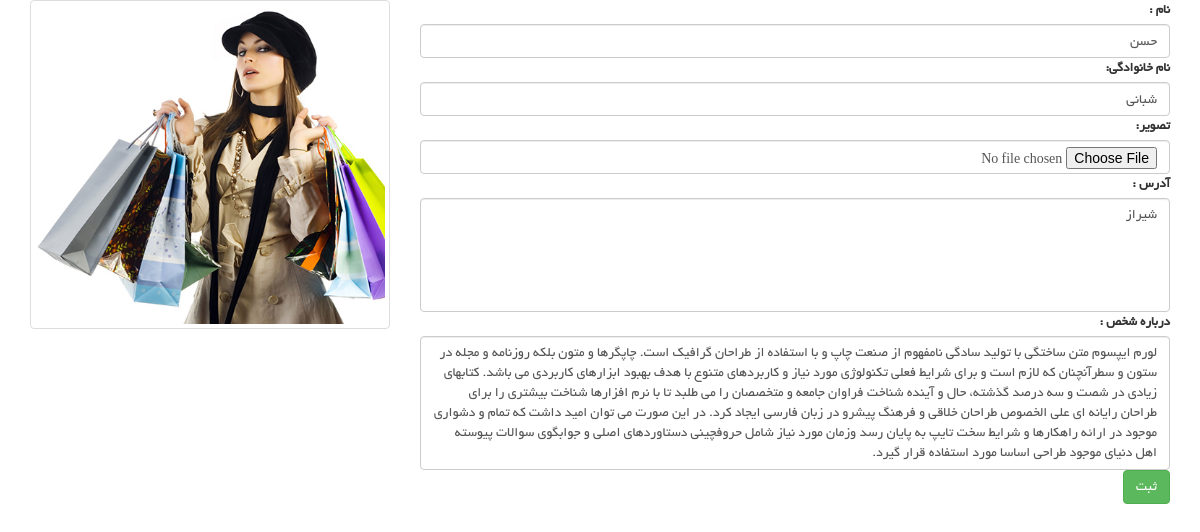
The app's page /user/edit-profile (signed in) with its own data.
### account_module/models.py (models this page shows, shortened)
class User(AbstractUser):
    avatar = models.ImageField(upload_to='images/Profile', verbose_name='تصویر آواتار', null=True, blank=True)
    email_active_code = models.CharField(max_length=100, verbose_name="کد فعال سازی ایمیل")
    about_user = models.TextField(null=True, blank=True, verbose_name='درباره کاربر')
    address = models.TextField(null=True, blank=True, verbose_name='آدرس')

### user_panel_module/views.py (the view, shortened to what this page needs)
# urls.py: path('edit-profile', views.EditUserProfilePage.as_view(), name='edit_profile_page'),
@method_decorator(login_required, name='dispatch')
class EditUserProfilePage(View):
    def get(self, request):
        current_user = User.objects.filter(id=request.user.id).first()
        edit_form = EditProfileModelForm(instance=current_user)
        context = {
            'form': edit_form,
            'current_user': current_user
        }
        return render(request, 'user_panel_module/edit_profile_page.html', context)

### user_panel_module/forms.py
class EditProfileModelForm(forms.ModelForm):
    class Meta:
        model = User
        fields = ['first_name', 'last_name', 'avatar', 'address', 'about_user']
        widgets = {
            'first_name': forms.TextInput(attrs={
                'class': 'form-control'
            }),
            'last_name': forms.TextInput(attrs={
                'class': 'form-control'
            }),
            'avatar': forms.FileInput(attrs={
                'class': 'form-control'
            }),
            'address': forms.Textarea(attrs={
                'class': 'form-control',
                'rows': 5,
            }),
            'about_user': forms.Textarea(attrs={
                'class': 'form-control',
                'rows': 6,
            })
        }
        labels = {
            'first_name': 'نام ',
            'last_name': ' نام خانوادگی',
            'avatar': ' تصویر',
            'address': ' آدرس ',
            'about_user': ' درباره شخص ',
        }

### user_panel_module/templates/user_panel_module/edit_profile_page.html (shortened to what this page needs)
{% extends 'shared/_layout.html' %}
{% load render_partial %}
{% block content %}
	<div class="container">
    <div class="row">
         <div class="col-md-4">
             {% if current_user.avatar %}
                 <a class="thumbnail">
                  <img style="width: 100%" src="{{ current_user.avatar.url }}">
                 </a>
             {% endif %}
         </div>
        <div class="col-md-8">
            <form enctype="multipart/form-data" action="{% url 'edit_profile_page' %}" method="post">
                 {{ form }}
                 <button type="submit" class="btn btn-success">ثبت</button>
            </form>
            </div>
        </div>
    </div>
{% endblock %}

### static/css/main.css (style rules this page uses)
body { font-family: 'BYekan'; font-size: 10pt; position: relative; font-weight: normal; direction: rtl; }
a { -webkit-transition: 300ms; -moz-transition: 300ms; -o-transition: 300ms; transition: 300ms; }
.chose_area input, select, textarea { background: #F0F0E9; border:0; color: #696763; padding: 6px; width: 100%; border-radius: 0; resize: none }

### records on screen
User: avatar (picture), first_name "حسن", last_name "شبانی", address "شیراز", about_user "لورم ایپسوم متن ساختگی با تولید سادگی نامفهوم از صنعت چاپ و با استفاده از طراحان گرافیک است. چاپگرها و متون بلکه روزنامه و مجله در ستون و سطرآنچنان که لازم است و برای شرایط فعلی تکنولوژی مورد نیاز و کاربردهای متنوع با هدف بهبود ابزارهای کاربردی می باشد. کتابهای زیادی در شصت و سه درصد گذشته، حال و آینده شناخت فراوان جامعه و متخصصان را می طلبد تا با نرم افزارها شناخت بیشتری را برای طراحان رایانه ای علی الخصوص طراحان خلاقی و فرهنگ پیشرو در زبان فارسی ایجاد کرد. در این صورت می توان امید داشت که تمام و دشواری موجود در ارائه راهکارها و شرایط سخت تایپ به پایان رسد وزمان مورد نیاز شامل حروفچینی دستاوردهای اصلی و جوابگوی سوالات پیوسته اهل دنیای موجود طراحی اساسا مورد استفاده قرار گیرد."
